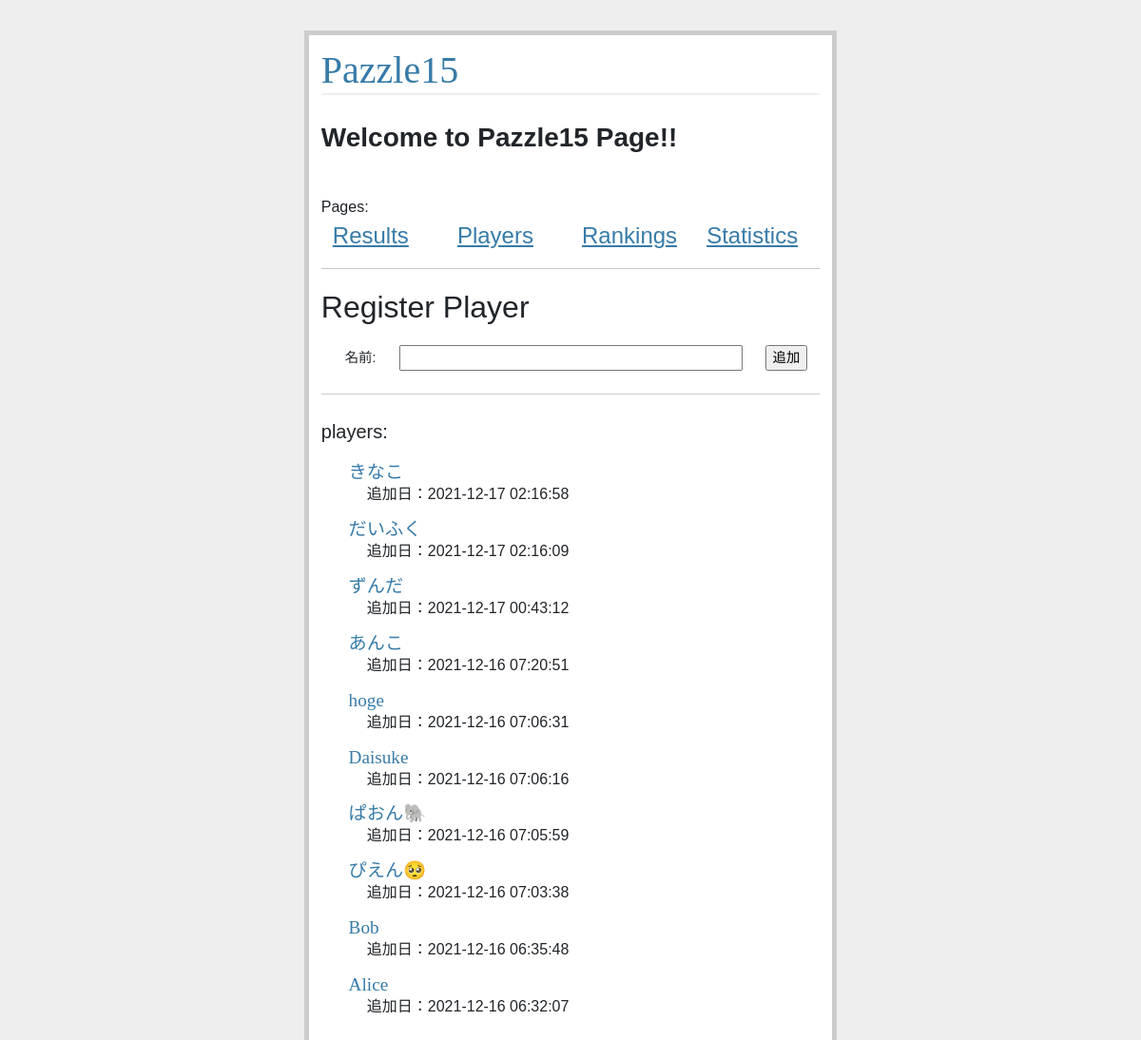
The page / on the database its author committed.
### pazzle15/models.py (models this page shows, shortened)
class Player(db.Model):
    __tablename__ = "player"
    player_id = db.Column(db.Integer, primary_key=True, autoincrement=True)
    name = db.Column(db.String, nullable=False)
    created_dt = db.Column(db.DateTime(timezone=True), default=db.func.now())
    current = db.Column(db.Integer, server_default="0")

### pazzle15/views.py (the view)
@app.route('/')
def show_entries():
    entries = Player.query.order_by(Player.player_id.desc()).all()
    context_local = dict(
        entries=entries,
        **context
    )
    return render_template('show_entries.html', **context_local)

### pazzle15/templates/show_entries.html
{% extends "layout.html" %}
{% block body %}
<hr />
<p class="fs-2">Register Player</p>
<form action="{{ url_for('add_entry') }}" method=post class="add-entry pb-4">
  <div class="row d-flex align-items-center justify-content-between">
    <div class="col text-end">
      名前:
    </div>
    <div class="col">
      <input type=text size="40" name="name">
    </div>
    <div class="col">
      <input type=submit value="追加">
    </div>
  </div>
</form>
<p class="fs-5 pt-4">players:</p>
<ul class=" entries">
  {% for entry in entries %}
  <li class="ms-5">
    <h2>{{ entry.name }}</h2>追加日：{{ entry.created_dt }}
    {% else %}
  <li><em>Unbelievable. No entries here so far</em>
    {% endfor %}
</ul>
{% endblock %}

### pazzle15/static/style.css (style rules this page uses)
body { font-family: sans-serif; background: #eee; }
a, h1, h2 { color: #377ba8; }
h1, h2 { font-family: 'Georgia', serif; margin: 0; }
h2 { font-size: 1.2em; }
.entries { list-style: none; margin: 0; padding: 0; }
.entries li { margin: 0.8em 1.2em; }
.entries li h2 { margin-left: -1em; }
.add-entry { font-size: 0.9em; border-bottom: 1px solid #ccc; }

### rows shown on the page
Player: name "きなこ", created_dt "2021-12-17 02:16:58"
Player: name "だいふく", created_dt "2021-12-17 02:16:09"
Player: name "ずんだ", created_dt "2021-12-17 00:43:12"
Player: name "あんこ", created_dt "2021-12-16 07:20:51"
Player: name "hoge", created_dt "2021-12-16 07:06:31"
Player: name "Daisuke", created_dt "2021-12-16 07:06:16"
Player: name "ぱおん🐘", created_dt "2021-12-16 07:05:59"
Player: name "ぴえん🥺", created_dt "2021-12-16 07:03:38"
Player: name "Bob", created_dt "2021-12-16 06:35:48"
Player: name "Alice", created_dt "2021-12-16 06:32:07"

### other values the page prints
{{ page_dict[k] }} "Results" "Players" "Rankings" "Statistics"
